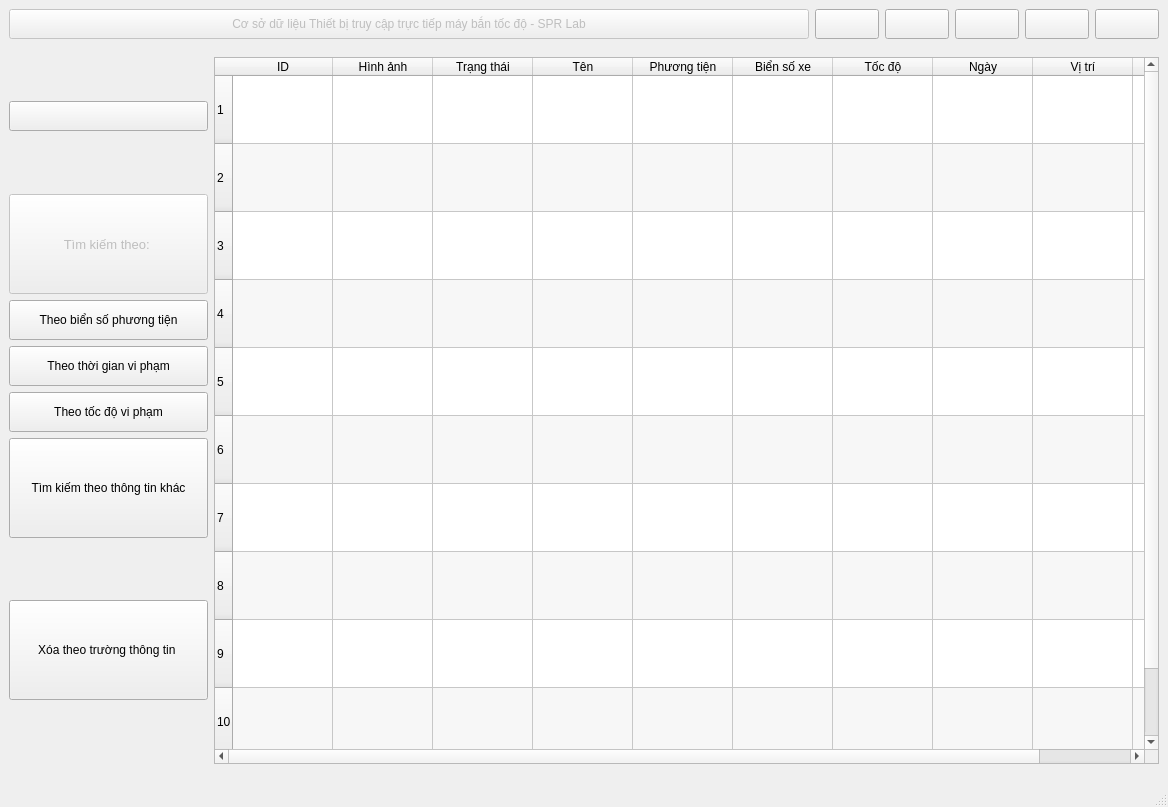
<?xml version="1.0" encoding="UTF-8"?>
<ui version="4.0">
 <class>MainWindow</class>
 <widget class="QMainWindow" name="MainWindow">
  <property name="geometry">
   <rect>
    <x>0</x>
    <y>0</y>
    <width>1168</width>
    <height>807</height>
   </rect>
  </property>
  <property name="windowTitle">
   <string>MainWindow</string>
  </property>
  <widget class="QWidget" name="centralwidget">
   <layout class="QGridLayout" name="gridLayout">
    <item row="1" column="0">
     <layout class="QVBoxLayout" name="verticalLayout_2" stretch="0,0">
      <property name="bottomMargin">
       <number>0</number>
      </property>
      <item>
       <layout class="QHBoxLayout" name="horizontalLayout_2" stretch="25,2,2,2,2,2">
        <item>
         <widget class="QPushButton" name="bgroundsearch">
          <property name="enabled">
           <bool>false</bool>
          </property>
          <property name="minimumSize">
           <size>
            <width>40</width>
            <height>30</height>
           </size>
          </property>
          <property name="text">
           <string>Cơ sở dữ liệu Thiết bị truy cập trực tiếp máy bắn tốc độ - SPR Lab</string>
          </property>
         </widget>
        </item>
        <item>
         <widget class="QPushButton" name="check_memory">
          <property name="minimumSize">
           <size>
            <width>40</width>
            <height>30</height>
           </size>
          </property>
          <property name="text">
           <string/>
          </property>
         </widget>
        </item>
        <item>
         <widget class="QPushButton" name="instruction_button_search">
          <property name="minimumSize">
           <size>
            <width>40</width>
            <height>30</height>
           </size>
          </property>
          <property name="text">
           <string/>
          </property>
         </widget>
        </item>
        <item>
         <widget class="QPushButton" name="minbuttonsearch">
          <property name="minimumSize">
           <size>
            <width>40</width>
            <height>30</height>
           </size>
          </property>
          <property name="text">
           <string/>
          </property>
         </widget>
        </item>
        <item>
         <widget class="QPushButton" name="maxbuttonsearch">
          <property name="minimumSize">
           <size>
            <width>40</width>
            <height>30</height>
           </size>
          </property>
          <property name="text">
           <string/>
          </property>
         </widget>
        </item>
        <item>
         <widget class="QPushButton" name="quitbuttonsearch">
          <property name="minimumSize">
           <size>
            <width>40</width>
            <height>30</height>
           </size>
          </property>
          <property name="text">
           <string/>
          </property>
         </widget>
        </item>
       </layout>
      </item>
      <item>
       <layout class="QHBoxLayout" name="horizontalLayout" stretch="0,30">
        <item>
         <layout class="QVBoxLayout" name="verticalLayout">
          <item>
           <spacer name="verticalSpacer_4">
            <property name="orientation">
             <enum>Qt::Vertical</enum>
            </property>
            <property name="sizeHint" stdset="0">
             <size>
              <width>20</width>
              <height>40</height>
             </size>
            </property>
           </spacer>
          </item>
          <item>
           <widget class="QPushButton" name="showall">
            <property name="minimumSize">
             <size>
              <width>0</width>
              <height>30</height>
             </size>
            </property>
            <property name="text">
             <string/>
            </property>
           </widget>
          </item>
          <item>
           <spacer name="verticalSpacer">
            <property name="orientation">
             <enum>Qt::Vertical</enum>
            </property>
            <property name="sizeHint" stdset="0">
             <size>
              <width>20</width>
              <height>40</height>
             </size>
            </property>
           </spacer>
          </item>
          <item>
           <widget class="QPushButton" name="bgroundsearchby">
            <property name="enabled">
             <bool>false</bool>
            </property>
            <property name="minimumSize">
             <size>
              <width>0</width>
              <height>100</height>
             </size>
            </property>
            <property name="font">
             <font>
              <pointsize>10</pointsize>
             </font>
            </property>
            <property name="text">
             <string>Tìm kiếm theo: </string>
            </property>
           </widget>
          </item>
          <item>
           <widget class="QPushButton" name="byplate">
            <property name="minimumSize">
             <size>
              <width>0</width>
              <height>40</height>
             </size>
            </property>
            <property name="text">
             <string>Theo biển số phương tiện</string>
            </property>
           </widget>
          </item>
          <item>
           <widget class="QPushButton" name="bydate">
            <property name="minimumSize">
             <size>
              <width>0</width>
              <height>40</height>
             </size>
            </property>
            <property name="text">
             <string>Theo thời gian vi phạm</string>
            </property>
           </widget>
          </item>
          <item>
           <widget class="QPushButton" name="byspeed">
            <property name="minimumSize">
             <size>
              <width>0</width>
              <height>40</height>
             </size>
            </property>
            <property name="text">
             <string>Theo tốc độ vi phạm</string>
            </property>
           </widget>
          </item>
          <item>
           <widget class="QPushButton" name="searchbyother">
            <property name="minimumSize">
             <size>
              <width>0</width>
              <height>100</height>
             </size>
            </property>
            <property name="text">
             <string>Tìm kiếm theo thông tin khác</string>
            </property>
           </widget>
          </item>
          <item>
           <spacer name="verticalSpacer_2">
            <property name="orientation">
             <enum>Qt::Vertical</enum>
            </property>
            <property name="sizeHint" stdset="0">
             <size>
              <width>20</width>
              <height>40</height>
             </size>
            </property>
           </spacer>
          </item>
          <item>
           <widget class="QPushButton" name="delete_extend">
            <property name="enabled">
             <bool>true</bool>
            </property>
            <property name="minimumSize">
             <size>
              <width>0</width>
              <height>100</height>
             </size>
            </property>
            <property name="text">
             <string>Xóa theo trường thông tin </string>
            </property>
           </widget>
          </item>
          <item>
           <spacer name="verticalSpacer_3">
            <property name="orientation">
             <enum>Qt::Vertical</enum>
            </property>
            <property name="sizeHint" stdset="0">
             <size>
              <width>20</width>
              <height>40</height>
             </size>
            </property>
           </spacer>
          </item>
          <item>
           <widget class="QLabel" name="time_label_search">
            <property name="text">
             <string/>
            </property>
           </widget>
          </item>
         </layout>
        </item>
        <item>
         <widget class="QTableWidget" name="databasetable">
          <property name="maximumSize">
           <size>
            <width>945</width>
            <height>707</height>
           </size>
          </property>
          <property name="autoFillBackground">
           <bool>false</bool>
          </property>
          <property name="alternatingRowColors">
           <bool>true</bool>
          </property>
          <property name="showGrid">
           <bool>true</bool>
          </property>
          <property name="gridStyle">
           <enum>Qt::SolidLine</enum>
          </property>
          <property name="sortingEnabled">
           <bool>true</bool>
          </property>
          <property name="wordWrap">
           <bool>true</bool>
          </property>
          <attribute name="horizontalHeaderVisible">
           <bool>true</bool>
          </attribute>
          <attribute name="horizontalHeaderCascadingSectionResizes">
           <bool>false</bool>
          </attribute>
          <attribute name="horizontalHeaderMinimumSectionSize">
           <number>47</number>
          </attribute>
          <attribute name="horizontalHeaderDefaultSectionSize">
           <number>100</number>
          </attribute>
          <attribute name="horizontalHeaderHighlightSections">
           <bool>true</bool>
          </attribute>
          <attribute name="horizontalHeaderShowSortIndicator" stdset="0">
           <bool>true</bool>
          </attribute>
          <attribute name="horizontalHeaderStretchLastSection">
           <bool>true</bool>
          </attribute>
          <attribute name="verticalHeaderVisible">
           <bool>true</bool>
          </attribute>
          <attribute name="verticalHeaderCascadingSectionResizes">
           <bool>false</bool>
          </attribute>
          <attribute name="verticalHeaderMinimumSectionSize">
           <number>68</number>
          </attribute>
          <attribute name="verticalHeaderHighlightSections">
           <bool>true</bool>
          </attribute>
          <attribute name="verticalHeaderShowSortIndicator" stdset="0">
           <bool>true</bool>
          </attribute>
          <attribute name="verticalHeaderStretchLastSection">
           <bool>false</bool>
          </attribute>
          <row>
           <property name="text">
            <string>1</string>
           </property>
          </row>
          <row>
           <property name="text">
            <string>2</string>
           </property>
          </row>
          <row>
           <property name="text">
            <string>3</string>
           </property>
          </row>
          <row>
           <property name="text">
            <string>4</string>
           </property>
          </row>
          <row>
           <property name="text">
            <string>5</string>
           </property>
          </row>
          <row>
           <property name="text">
            <string>6</string>
           </property>
          </row>
          <row>
           <property name="text">
            <string>7</string>
           </property>
          </row>
          <row>
           <property name="text">
            <string>8</string>
           </property>
          </row>
          <row>
           <property name="text">
            <string>9</string>
           </property>
          </row>
          <row>
           <property name="text">
            <string>10</string>
           </property>
          </row>
          <column>
           <property name="text">
            <string>ID</string>
           </property>
          </column>
          <column>
           <property name="text">
            <string>Hình ảnh</string>
           </property>
          </column>
          <column>
           <property name="text">
            <string>Trạng thái</string>
           </property>
          </column>
          <column>
           <property name="text">
            <string>Tên</string>
           </property>
          </column>
          <column>
           <property name="text">
            <string>Phương tiện</string>
           </property>
          </column>
          <column>
           <property name="text">
            <string>Biển số xe</string>
           </property>
          </column>
          <column>
           <property name="text">
            <string>Tốc độ</string>
           </property>
          </column>
          <column>
           <property name="text">
            <string>Ngày</string>
           </property>
          </column>
          <column>
           <property name="text">
            <string>Vị trí</string>
           </property>
          </column>
          <column>
           <property name="text">
            <string>Thiết bị</string>
           </property>
          </column>
         </widget>
        </item>
       </layout>
      </item>
     </layout>
    </item>
   </layout>
  </widget>
  <widget class="QStatusBar" name="statusbar"/>
 </widget>
 <resources/>
 <connections/>
</ui>
